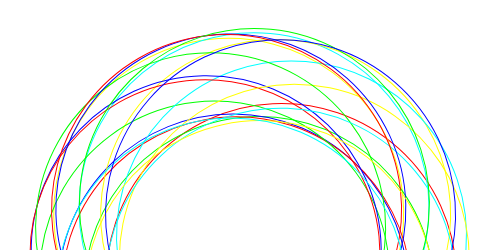
Frame 1 (no input)
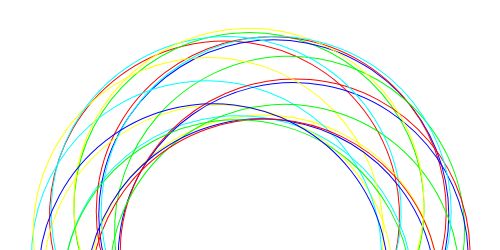
Frame 60 (no input)
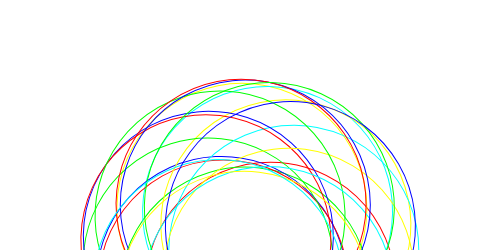
Frame 120 (the mouse pressed at the canvas centre since frame 60)

The p5.js sketch that drew these frames (run headless with seeded random() and noise() and a simulated clock; from frame 60 on, the mouse is pressed at the canvas centre):

// p5.js sketch
// ── sketch.js


function setup() {
  // canvas=createCanvas(windowWidth, windowHeight);
  // canvas = createCanvas(window.innerWidth, window.innerHeight);
  canvasx=500;
  canvasy=500;
    canvas = createCanvas(canvasx, canvasy);
  canvas.position(window.innerWidth/2-canvasx/2,window.innerHeight/2+canvasy/2);
  colorMode(HSB);
  radians(DEGREES);

}

function draw() {
  
  clear();
  // background("white")
  var valueX;
  var xPlace = map(mouseX, 0, width, ((width / 2) - 150), ((width / 2) + 150));
  var cSize = map (mouseX, 0, width, 0, 500);

  // line(((width / 2) - 150), (height - 40), ((width / 2) + 150), (height - 40));
  // rect(xPlace, (height - 55), 10, 30);


  for (var i = 0; i < 4; i++) {
    for (var angle = 0; angle < 255; angle += 60) {
      push();
      translate(width / 2, height / 2);
      rotate(-frameCount * 0.05);
      rotate(angle + 20 * i);
      translate(30, 30);
      noFill();
      stroke(angle, 100, 100);
      ellipse(i, i, cSize, cSize);
      pop();

    }
  }
  
}

window.onresize = function() {
  var w = window.innerWidth;
  var h = window.innerHeight;  
  canvas.size(w,h);
  width = w;
  height = h;
};
